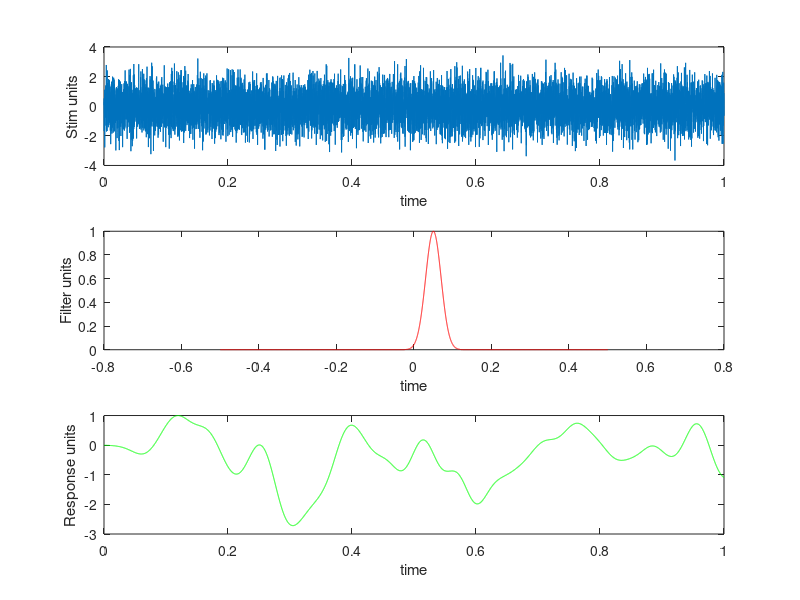
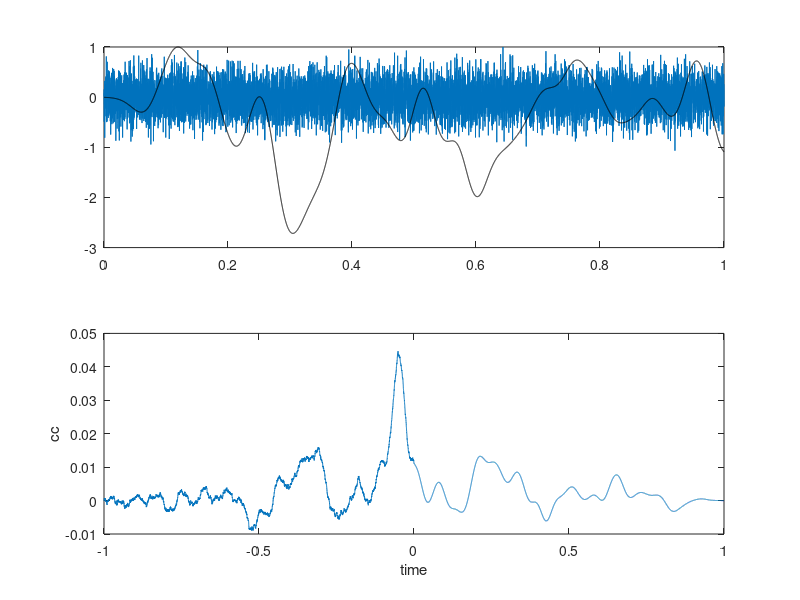
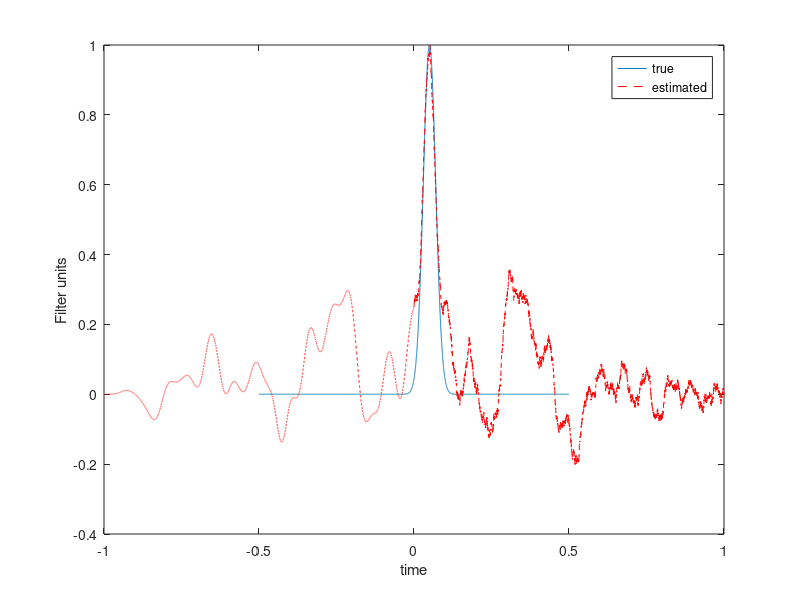
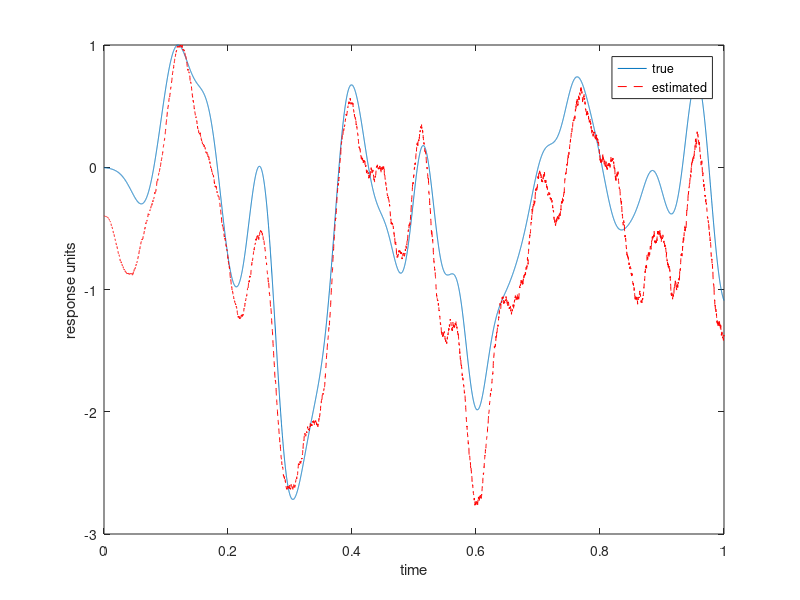

Reproduce these figures in MATLAB, in order.
% correlation and convolution simulation, This simulation will explore
% finding filters and prediciting responses in a purely linear system.
% It is similar to "FollowUpSim" but reduced

% JC 12/5/12

% STIMULUS

% stim and data collection parameters (parameters of experiment) 
sampleRate = 10000 ; % hz
MaxTime = 1 ; % sec

% time 
time = [1/sampleRate:1/sampleRate:MaxTime] ;

% stimulus - This is the stimulus you are probing the system with, I provided gaussian noise but you can replace this
% function with whatever you want to probe the system with and see how that helps or hurts your ability to detect the Filter

Stim = normrnd(0,1,1,length(time)) ; % gaussian noise

% MODEL

% model parameters (parameters of biology)
tpeak = 0.05 ; % sec (gaussian filtered 0 is centered, acausal, +X becomes more causal)
peakRise = .02 ; % sec

% Filter - This is the filter the we are pretending the biology implements (you can replace the gaussian with any function you want). 
FilterTime = time-(MaxTime/2) ;
Filter = exp(-((FilterTime-tpeak).^2)/(2*peakRise^2)) ; % gaussian

% linear response - We are pretending the system is perfectly linear at this point, so the response is just the convolution of the filter and stimulus
Response = conv(Stim,Filter,'same') ;

% ANALYSIS

% finding filter - As the expereimentor you only get the stimulus you provided and the response you got and you are trying to find the linear filter
cc= xcorr(Stim,Response,'coeff') ;
ccTime = ([1:length(cc)] - (length(cc)+1)/2)/sampleRate ;

if abs(min(cc))>abs(max(cc)) ;
    EstimatedFilter = fliplr(cc)/min(cc) ;
else
    EstimatedFilter = fliplr(cc)/max(cc) ;
end

% estimating response
EstimatedResponse = conv(Stim,EstimatedFilter,'same') ;

% figures

figure %model
subplot(3,1,1)
plot(time,Stim)
xlabel('time')
ylabel('Stim units')

subplot(3,1,2)
plot(FilterTime,Filter,'r')
xlabel('time')
ylabel('Filter units')

subplot(3,1,3)
plot(time,Response/max(Response),'g')
xlabel('time')
ylabel('Response units')

figure % cc
subplot(2,1,1)
plot(time,Stim/max(Stim))
hold on
plot(time,Response/max(Response),'k')

subplot(2,1,2)
plot(ccTime,cc)
xlabel('time')
ylabel('cc')

figure % linear filter estimate
plot(FilterTime,Filter) ;
hold on
plot(ccTime,EstimatedFilter,'r--')
xlabel('time')
ylabel('Filter units')
legend('true', 'estimated')

figure % estimated response
plot(time,Response/max(Response))
hold on
plot(time,EstimatedResponse/max(EstimatedResponse),'r--')
xlabel('time')
ylabel('response units')
legend('true', 'estimated')
